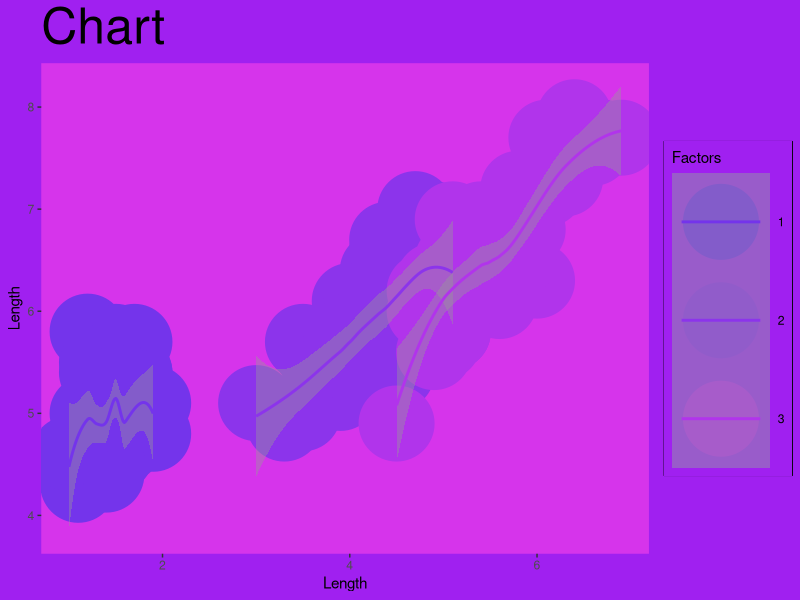

Reproduce this figure in R.
#Library Call
library(ggplot2)

#read in data
data(iris)

#Create Plot
ggplot(data = iris, aes(x= Petal.Length, y= Sepal.Length, color = Species)) +
  geom_point(size = 25)+
  geom_smooth()+
  theme(plot.title = element_text(size = 36),
        legend.background = element_rect(fill = 'purple'),
        legend.box.background = element_rect(fill = '#9934eb'),
        legend.key = element_rect(fill = '#9934eb'),
        plot.background = element_rect(fill = 'purple', colour = 'purple'),
        panel.background = element_rect(fill = '#d634eb'),
        panel.grid.major = element_blank(),
        panel.grid.minor = element_blank()) +
  labs(title = "Chart",
       x = "Length",
       y = "Length") +
  guides(fill = guide_legend("purple")) +
  scale_color_manual(values=c("#7434eb", "#8c34eb", "#b134eb"), 
                    name="Factors",
                    breaks=c("setosa", "versicolor", "virginica"),
                    labels=c("1", "2", "3"))
